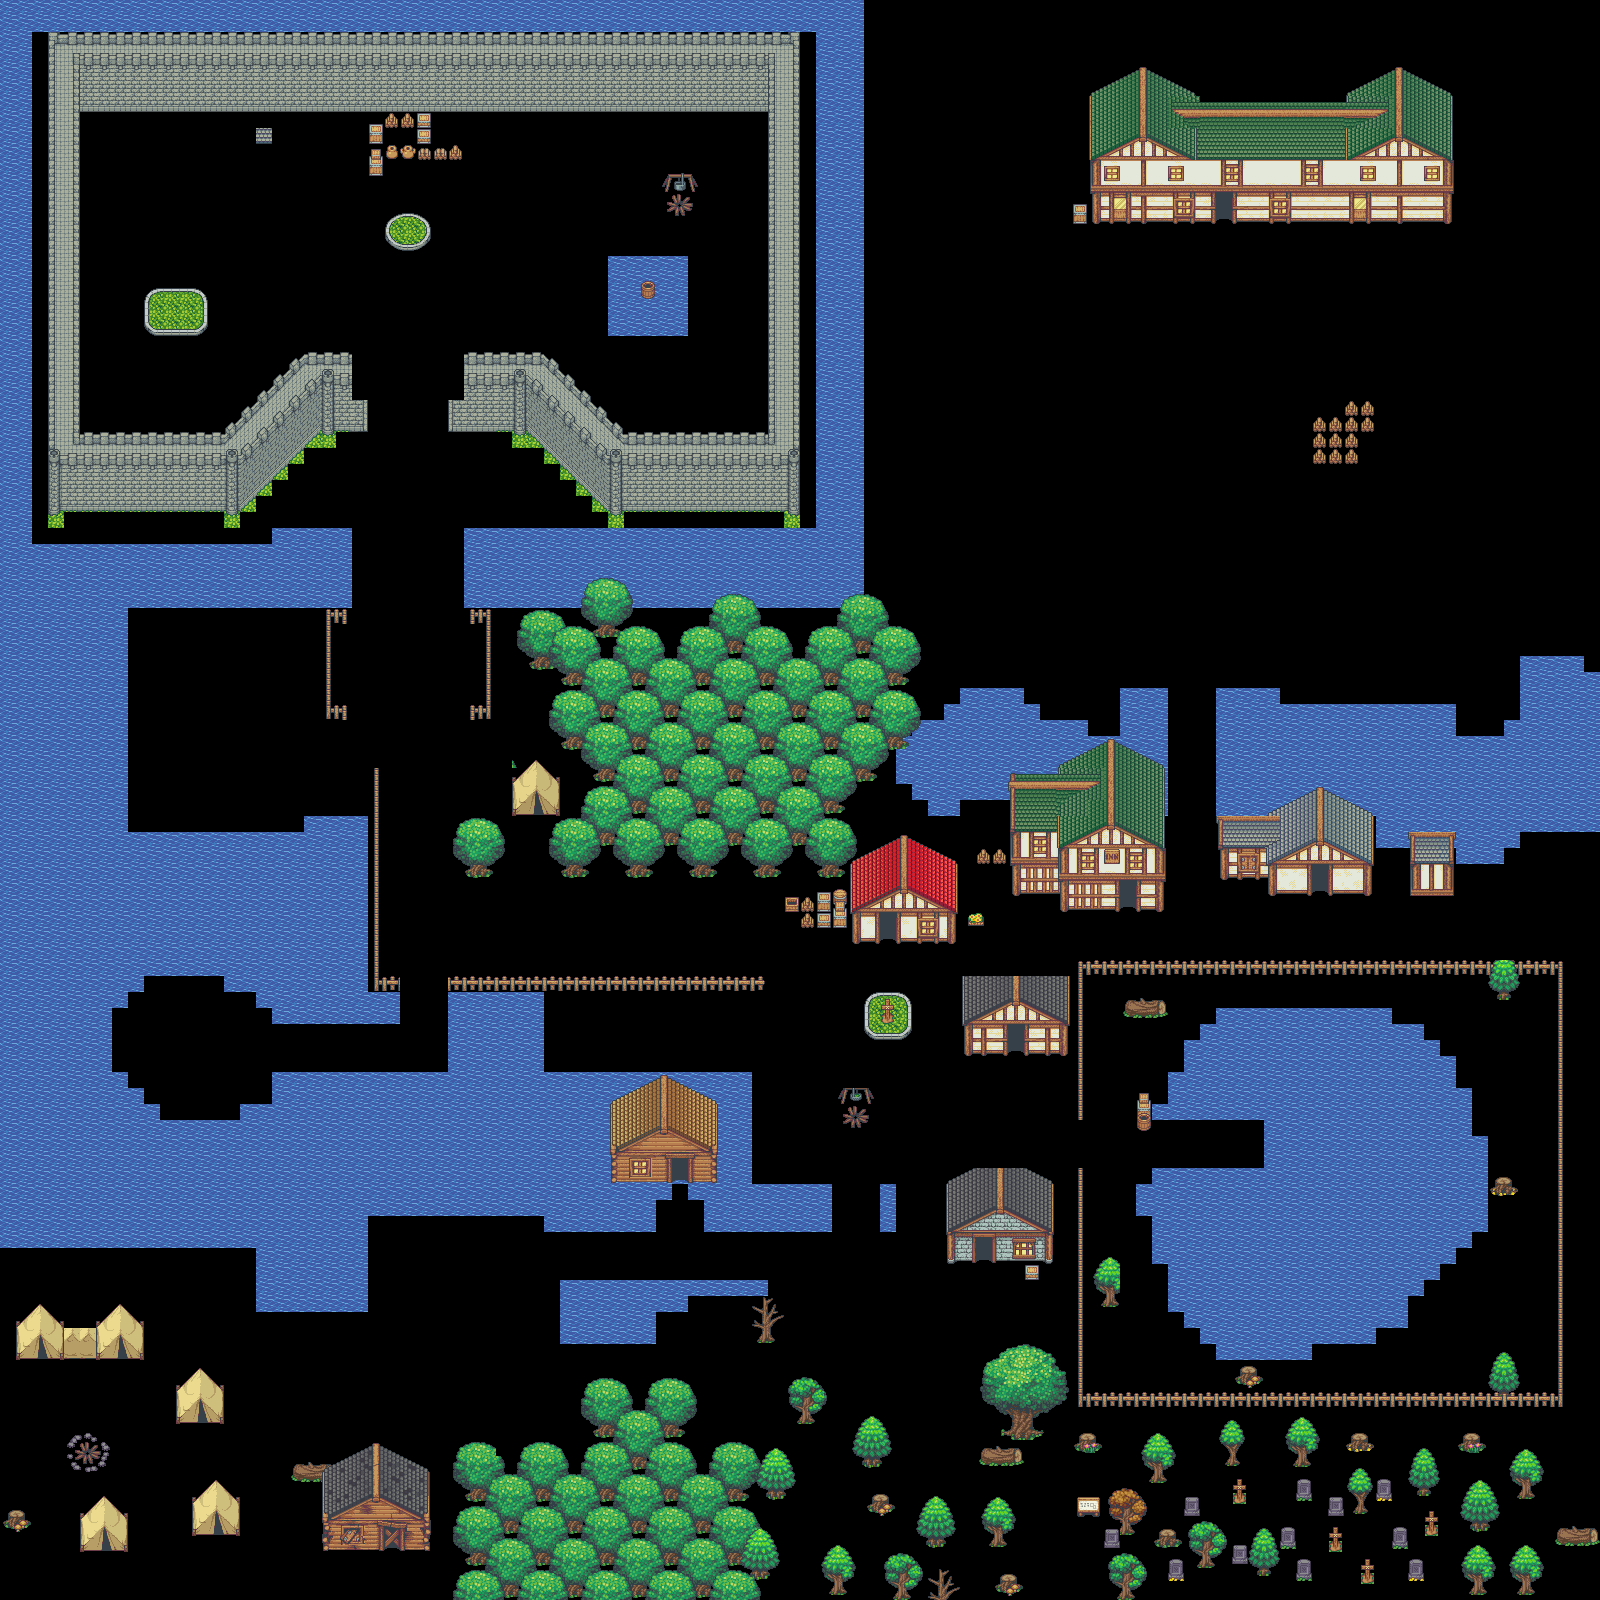

The image is a tile-based game level rendered from a .tmx file. Its description and source (layers, tilesets, objects; grid data summarised) follow:
An orthogonal 100x100 tile map with 16x16 px tiles, 3 tile layers (blockedwaterlayer, blockedlayer2, blockedlayer1), 7 hidden layers not drawn, 7 tilesets and 436 objects.

<map version="1.0" orientation="orthogonal" renderorder="right-down" width="100" height="100" tilewidth="16" tileheight="16" nextobjectid="573">
 <tileset firstgid="1" name="terrain" tilewidth="16" tileheight="16" tilecount="1482" columns="39">
  <image source="TimeFantasy_TILES_6.24.17/TILESETS/terrain.png" width="624" height="608" />
 </tileset>
 <tileset firstgid="1483" name="water" tilewidth="16" tileheight="16" tilecount="2805" columns="51">
  <image source="TimeFantasy_TILES_6.24.17/TILESETS/water.png" width="816" height="880" />
  <tile id="359">
   <animation>
    <frame tileid="359" duration="100" />
    <frame tileid="362" duration="100" />
    <frame tileid="365" duration="100" />
    <frame tileid="362" duration="100" />
   </animation>
  </tile>
  <tile id="360">
   <animation>
    <frame tileid="360" duration="100" />
    <frame tileid="363" duration="100" />
    <frame tileid="366" duration="100" />
    <frame tileid="363" duration="100" />
   </animation>
  </tile>
  <tile id="410">
   <animation>
    <frame tileid="410" duration="100" />
    <frame tileid="413" duration="100" />
    <frame tileid="416" duration="100" />
    <frame tileid="413" duration="100" />
   </animation>
  </tile>
  <tile id="411">
   <animation>
    <frame tileid="411" duration="100" />
    <frame tileid="414" duration="100" />
    <frame tileid="417" duration="100" />
    <frame tileid="414" duration="100" />
   </animation>
  </tile>
  <tile id="460">
   <animation>
    <frame tileid="460" duration="100" />
    <frame tileid="463" duration="100" />
    <frame tileid="466" duration="100" />
    <frame tileid="463" duration="100" />
   </animation>
  </tile>
  <tile id="461">
   <animation>
    <frame tileid="461" duration="100" />
    <frame tileid="464" duration="100" />
    <frame tileid="467" duration="100" />
    <frame tileid="464" duration="100" />
   </animation>
  </tile>
  <tile id="462">
   <animation>
    <frame tileid="462" duration="100" />
    <frame tileid="465" duration="100" />
    <frame tileid="468" duration="100" />
    <frame tileid="465" duration="100" />
   </animation>
  </tile>
  <tile id="511">
   <animation>
    <frame tileid="511" duration="100" />
    <frame tileid="514" duration="100" />
    <frame tileid="517" duration="100" />
    <frame tileid="514" duration="100" />
   </animation>
  </tile>
  <tile id="512">
   <animation>
    <frame tileid="512" duration="100" />
    <frame tileid="515" duration="100" />
    <frame tileid="518" duration="100" />
    <frame tileid="515" duration="100" />
   </animation>
  </tile>
  <tile id="513">
   <animation>
    <frame tileid="513" duration="100" />
    <frame tileid="516" duration="100" />
    <frame tileid="519" duration="100" />
    <frame tileid="516" duration="100" />
   </animation>
  </tile>
  <tile id="562">
   <animation>
    <frame tileid="562" duration="100" />
    <frame tileid="565" duration="100" />
    <frame tileid="568" duration="100" />
    <frame tileid="565" duration="100" />
   </animation>
  </tile>
  <tile id="563">
   <animation>
    <frame tileid="563" duration="100" />
    <frame tileid="566" duration="100" />
    <frame tileid="569" duration="100" />
    <frame tileid="566" duration="100" />
   </animation>
  </tile>
  <tile id="564">
   <animation>
    <frame tileid="564" duration="100" />
    <frame tileid="567" duration="100" />
    <frame tileid="570" duration="100" />
    <frame tileid="567" duration="100" />
   </animation>
  </tile>
  <tile id="1358">
   <animation>
    <frame tileid="1358" duration="100" />
    <frame tileid="1361" duration="100" />
    <frame tileid="1364" duration="100" />
    <frame tileid="1361" duration="100" />
   </animation>
  </tile>
  <tile id="1359">
   <animation>
    <frame tileid="1359" duration="100" />
    <frame tileid="1362" duration="100" />
    <frame tileid="1365" duration="100" />
    <frame tileid="1362" duration="100" />
   </animation>
  </tile>
  <tile id="1360">
   <animation>
    <frame tileid="1360" duration="100" />
    <frame tileid="1363" duration="100" />
    <frame tileid="1366" duration="100" />
    <frame tileid="1363" duration="100" />
   </animation>
  </tile>
  <tile id="1409">
   <animation>
    <frame tileid="1409" duration="100" />
    <frame tileid="1412" duration="100" />
    <frame tileid="1415" duration="100" />
    <frame tileid="1412" duration="100" />
   </animation>
  </tile>
  <tile id="1410">
   <animation>
    <frame tileid="1410" duration="100" />
    <frame tileid="1413" duration="100" />
    <frame tileid="1416" duration="100" />
    <frame tileid="1413" duration="100" />
   </animation>
  </tile>
  <tile id="1411">
   <animation>
    <frame tileid="1411" duration="100" />
    <frame tileid="1414" duration="100" />
    <frame tileid="1417" duration="100" />
    <frame tileid="1414" duration="100" />
   </animation>
  </tile>
  <tile id="1460">
   <animation>
    <frame tileid="1460" duration="100" />
    <frame tileid="1463" duration="100" />
    <frame tileid="1466" duration="100" />
    <frame tileid="1463" duration="100" />
   </animation>
  </tile>
  <tile id="1461">
   <animation>
    <frame tileid="1461" duration="100" />
    <frame tileid="1464" duration="100" />
    <frame tileid="1467" duration="100" />
    <frame tileid="1464" duration="100" />
   </animation>
  </tile>
  <tile id="1462">
   <animation>
    <frame tileid="1462" duration="100" />
    <frame tileid="1465" duration="100" />
    <frame tileid="1468" duration="100" />
    <frame tileid="1465" duration="100" />
   </animation>
  </tile>
  <tile id="1511">
   <animation>
    <frame tileid="1511" duration="100" />
    <frame tileid="1514" duration="100" />
    <frame tileid="1517" duration="100" />
    <frame tileid="1514" duration="100" />
   </animation>
  </tile>
  <tile id="1512">
   <animation>
    <frame tileid="1512" duration="100" />
    <frame tileid="1515" duration="100" />
    <frame tileid="1518" duration="100" />
    <frame tileid="1515" duration="100" />
   </animation>
  </tile>
  <tile id="1513">
   <animation>
    <frame tileid="1513" duration="100" />
    <frame tileid="1516" duration="100" />
    <frame tileid="1519" duration="100" />
    <frame tileid="1516" duration="100" />
   </animation>
  </tile>
  <tile id="2205">
   <animation>
    <frame tileid="2205" duration="100" />
    <frame tileid="2208" duration="100" />
    <frame tileid="2211" duration="100" />
    <frame tileid="2208" duration="100" />
   </animation>
  </tile>
  <tile id="2206">
   <animation>
    <frame tileid="2206" duration="100" />
    <frame tileid="2209" duration="100" />
    <frame tileid="2212" duration="100" />
    <frame tileid="2209" duration="100" />
   </animation>
  </tile>
  <tile id="2256">
   <animation>
    <frame tileid="2256" duration="100" />
    <frame tileid="2259" duration="100" />
    <frame tileid="2262" duration="100" />
    <frame tileid="2259" duration="100" />
   </animation>
  </tile>
  <tile id="2257">
   <animation>
    <frame tileid="2257" duration="100" />
    <frame tileid="2260" duration="100" />
    <frame tileid="2263" duration="100" />
    <frame tileid="2260" duration="100" />
   </animation>
  </tile>
  <tile id="2306">
   <animation>
    <frame tileid="2306" duration="100" />
    <frame tileid="2309" duration="100" />
    <frame tileid="2312" duration="100" />
    <frame tileid="2309" duration="100" />
   </animation>
  </tile>
  <tile id="2307">
   <animation>
    <frame tileid="2307" duration="100" />
    <frame tileid="2310" duration="100" />
    <frame tileid="2313" duration="100" />
    <frame tileid="2310" duration="100" />
   </animation>
  </tile>
  <tile id="2308">
   <animation>
    <frame tileid="2308" duration="100" />
    <frame tileid="2311" duration="100" />
    <frame tileid="2314" duration="100" />
    <frame tileid="2311" duration="100" />
   </animation>
  </tile>
  <tile id="2357">
   <animation>
    <frame tileid="2357" duration="100" />
    <frame tileid="2360" duration="100" />
    <frame tileid="2363" duration="100" />
    <frame tileid="2360" duration="100" />
   </animation>
  </tile>
  <tile id="2358">
   <animation>
    <frame tileid="2358" duration="100" />
    <frame tileid="2361" duration="100" />
    <frame tileid="2364" duration="100" />
    <frame tileid="2361" duration="100" />
   </animation>
  </tile>
  <tile id="2359">
   <animation>
    <frame tileid="2359" duration="100" />
    <frame tileid="2362" duration="100" />
    <frame tileid="2365" duration="100" />
    <frame tileid="2362" duration="100" />
   </animation>
  </tile>
  <tile id="2408">
   <animation>
    <frame tileid="2408" duration="100" />
    <frame tileid="2411" duration="100" />
    <frame tileid="2414" duration="100" />
    <frame tileid="2411" duration="100" />
   </animation>
  </tile>
  <tile id="2409">
   <animation>
    <frame tileid="2409" duration="100" />
    <frame tileid="2412" duration="100" />
    <frame tileid="2415" duration="100" />
    <frame tileid="2412" duration="100" />
   </animation>
  </tile>
  <tile id="2410">
   <animation>
    <frame tileid="2410" duration="100" />
    <frame tileid="2413" duration="100" />
    <frame tileid="2416" duration="100" />
    <frame tileid="2413" duration="100" />
   </animation>
  </tile>
 </tileset>
 <tileset firstgid="4288" name="outside" tilewidth="16" tileheight="16" tilecount="1248" columns="52">
  <image source="TimeFantasy_TILES_6.24.17/TILESETS/outside.png" width="832" height="384" />
  <tile id="53">
   <properties>
    <property name="type" value="guard" />
   </properties>
  </tile>
 </tileset>
 <tileset firstgid="5536" name="castle" tilewidth="16" tileheight="16" tilecount="578" columns="34">
  <image source="TimeFantasy_TILES_6.24.17/TILESETS/castle.png" width="544" height="272" />
 </tileset>
 <tileset firstgid="6114" name="house" tilewidth="16" tileheight="16" tilecount="2622" columns="69">
  <image source="TimeFantasy_TILES_6.24.17/TILESETS/house.png" width="1104" height="608" />
  <tile id="2213">
   <properties>
    <property name="sprite" value="browndoor" />
    <property name="targetTilemap" value="house01" />
    <property name="targetX" value="200" />
    <property name="targetY" value="200" />
    <property name="type" value="door" />
   </properties>
  </tile>
 </tileset>
 <tileset firstgid="8736" name="fireplace" tilewidth="16" tileheight="16" tilecount="15" columns="3">
  <image source="TimeFantasy_TILES_6.24.17/TILESETS/animated/fireplace.png" width="48" height="80" />
  <tile id="0">
   <animation>
    <frame tileid="0" duration="100" />
    <frame tileid="3" duration="100" />
    <frame tileid="6" duration="100" />
    <frame tileid="9" duration="100" />
   </animation>
  </tile>
 </tileset>
 <tileset firstgid="8751" name="inside" tilewidth="16" tileheight="16" tilecount="1680" columns="48">
  <image source="TimeFantasy_TILES_6.24.17/TILESETS/inside.png" width="768" height="560" />
  <tile id="1612">
   <properties>
    <property name="sprite" value="browndoor" />
    <property name="targetTilemap" value="house01" />
    <property name="targetX" value="10" />
    <property name="targetY" value="10" />
    <property name="type" value="door" />
   </properties>
  </tile>
 </tileset>
 <layer name="waterlayer" width="100" height="100" visible="0">
  <data>[10000 cells, 2213 non-empty, 40 distinct tile ids]</data>
 </layer>
 <layer name="blockedwaterlayer" width="100" height="100">
  <data>[10000 cells, 2110 non-empty, 1 distinct tile ids]</data>
 </layer>
 <layer name="backgroundlayer2" width="100" height="100" visible="0" opacity="0.97">
  <data>[10000 cells, 7268 non-empty, 115 distinct tile ids]</data>
 </layer>
 <layer name="backgroundlayer1" width="100" height="100" visible="0">
  <data>[10000 cells, 550 non-empty, 125 distinct tile ids]</data>
 </layer>
 <layer name="blockedlayer2" width="100" height="100" opacity="0.97">
  <data>[10000 cells, 963 non-empty, 244 distinct tile ids]</data>
 </layer>
 <layer name="firelayer" width="100" height="100" visible="0">
  <data>[10000 cells, 5 non-empty, 1 distinct tile ids]</data>
 </layer>
 <layer name="blockedlayer1" width="100" height="100">
  <data>[10000 cells, 1603 non-empty, 481 distinct tile ids]</data>
 </layer>
 <layer name="backgroundlayer0" width="100" height="100" visible="0">
  <data>[10000 cells, 48 non-empty, 37 distinct tile ids]</data>
 </layer>
 <layer name="blockedlayer0" width="100" height="100" visible="0">
  <data>[10000 cells, 367 non-empty, 133 distinct tile ids]</data>
 </layer>
 <objectgroup name="objectslayer" visible="0">
  <object id="1" gid="4394" x="841.833" y="1071.33" width="16" height="16">
   <properties>
    <property name="type" value="playerStart" />
   </properties>
  </object>
  <object id="562" gid="8327" x="976.667" y="1252.67" width="16" height="16">
   <properties>
    <property name="sprite" value="browndoor" />
    <property name="targetTilemap" value="house01" />
    <property name="targetX" value="400" />
    <property name="targetY" value="220" />
    <property name="type" value="door" />
   </properties>
  </object>
  <object id="564" gid="8327" x="1008.33" y="1041.67" width="16" height="16">
   <properties>
    <property name="sprite" value="browndoor" />
    <property name="targetTilemap" value="house01" />
    <property name="targetX" value="400" />
    <property name="targetY" value="220" />
    <property name="type" value="door" />
   </properties>
  </object>
  <object id="565" gid="8327" x="880.333" y="929.333" width="16" height="16">
   <properties>
    <property name="sprite" value="browndoor" />
    <property name="targetTilemap" value="house01" />
    <property name="targetX" value="400" />
    <property name="targetY" value="220" />
    <property name="type" value="door" />
   </properties>
  </object>
  <object id="566" gid="8327" x="1120" y="896.667" width="16" height="16">
   <properties>
    <property name="sprite" value="browndoor" />
    <property name="targetTilemap" value="house01" />
    <property name="targetX" value="400" />
    <property name="targetY" value="220" />
    <property name="type" value="door" />
   </properties>
  </object>
  <object id="567" gid="8327" x="1312" y="881" width="16" height="16">
   <properties>
    <property name="sprite" value="browndoor" />
    <property name="targetTilemap" value="house01" />
    <property name="targetX" value="400" />
    <property name="targetY" value="220" />
    <property name="type" value="door" />
   </properties>
  </object>
  <object id="568" gid="8327" x="1216.67" y="208.667" width="16" height="16">
   <properties>
    <property name="sprite" value="browndoor" />
    <property name="targetTilemap" value="house01" />
    <property name="targetX" value="400" />
    <property name="targetY" value="220" />
    <property name="type" value="door" />
   </properties>
  </object>
  <object id="569" gid="8327" x="624.333" y="165" width="16" height="16">
   <properties>
    <property name="sprite" value="browndoor" />
    <property name="targetTilemap" value="house01" />
    <property name="targetX" value="400" />
    <property name="targetY" value="220" />
    <property name="type" value="door" />
   </properties>
  </object>
  <object id="570" gid="8327" x="496.667" y="164.667" width="16" height="16">
   <properties>
    <property name="sprite" value="browndoor" />
    <property name="targetTilemap" value="house01" />
    <property name="targetX" value="400" />
    <property name="targetY" value="220" />
    <property name="type" value="door" />
   </properties>
  </object>
  <object id="571" gid="8327" x="320.333" y="165.333" width="16" height="16">
   <properties>
    <property name="sprite" value="browndoor" />
    <property name="targetTilemap" value="house01" />
    <property name="targetX" value="400" />
    <property name="targetY" value="220" />
    <property name="type" value="door" />
   </properties>
  </object>
  <object id="572" gid="8327" x="672.333" y="1173" width="16" height="16">
   <properties>
    <property name="sprite" value="browndoor" />
    <property name="targetTilemap" value="house01" />
    <property name="targetX" value="400" />
    <property name="targetY" value="220" />
    <property name="type" value="door" />
   </properties>
  </object>
 </objectgroup>
 <objectgroup name="spawnlayer" visible="0">
  <object id="110" gid="4341" x="1.33333" y="1262.67" width="16" height="16">
   <properties>
    <property name="type" value="fisherman" />
   </properties>
  </object>
  <object id="111" gid="4341" x="43.3333" y="1287.33" width="16" height="16">
   <properties>
    <property name="type" value="fisherman" />
   </properties>
  </object>
  <object id="112" gid="4341" x="116" y="1263.33" width="16" height="16">
   <properties>
    <property name="type" value="fisherman" />
   </properties>
  </object>
  <object id="113" gid="4341" x="238.667" y="1310.67" width="16" height="16">
   <properties>
    <property name="type" value="fisherman" />
   </properties>
  </object>
  <object id="114" gid="4341" x="498" y="1296" width="16" height="16">
   <properties>
    <property name="type" value="fisherman" />
   </properties>
  </object>
  <object id="115" gid="4341" x="545.333" y="1360.67" width="16" height="16">
   <properties>
    <property name="type" value="fisherman" />
   </properties>
  </object>
  <object id="116" gid="4341" x="544.667" y="1016.67" width="16" height="16">
   <properties>
    <property name="type" value="fisherman" />
   </properties>
  </object>
  <object id="117" gid="4341" x="642.667" y="1070.67" width="16" height="16">
   <properties>
    <property name="type" value="fisherman" />
   </properties>
  </object>
  <object id="118" gid="4341" x="654.667" y="1204.67" width="16" height="16">
   <properties>
    <property name="type" value="fisherman" />
   </properties>
  </object>
  <object id="119" gid="4341" x="675.333" y="1213.33" width="16" height="16">
   <properties>
    <property name="type" value="fisherman" />
   </properties>
  </object>
  <object id="120" gid="4341" x="146" y="999.333" width="16" height="16">
   <properties>
    <property name="type" value="fisherman" />
   </properties>
  </object>
  <object id="121" gid="4341" x="184" y="1016" width="16" height="16">
   <properties>
    <property name="type" value="fisherman" />
   </properties>
  </object>
  <object id="122" gid="4341" x="112.667" y="1024" width="16" height="16">
   <properties>
    <property name="type" value="fisherman" />
   </properties>
  </object>
  <object id="123" gid="4341" x="146.667" y="1066.67" width="16" height="16">
   <properties>
    <property name="type" value="fisherman" />
   </properties>
  </object>
  <object id="124" gid="4341" x="223.333" y="1032" width="16" height="16">
   <properties>
    <property name="type" value="fisherman" />
   </properties>
  </object>
  </objectgroup>
 <objectgroup name="pathlayer" visible="0">
  <!-- 257 objects omitted --></objectgroup>
 <layer name="tunnellayer" width="100" height="100" visible="0">
  <data>[10000 cells, 43 non-empty, 39 distinct tile ids]</data>
 </layer>
</map>
<!-- 410 of 436 objects omitted -->
